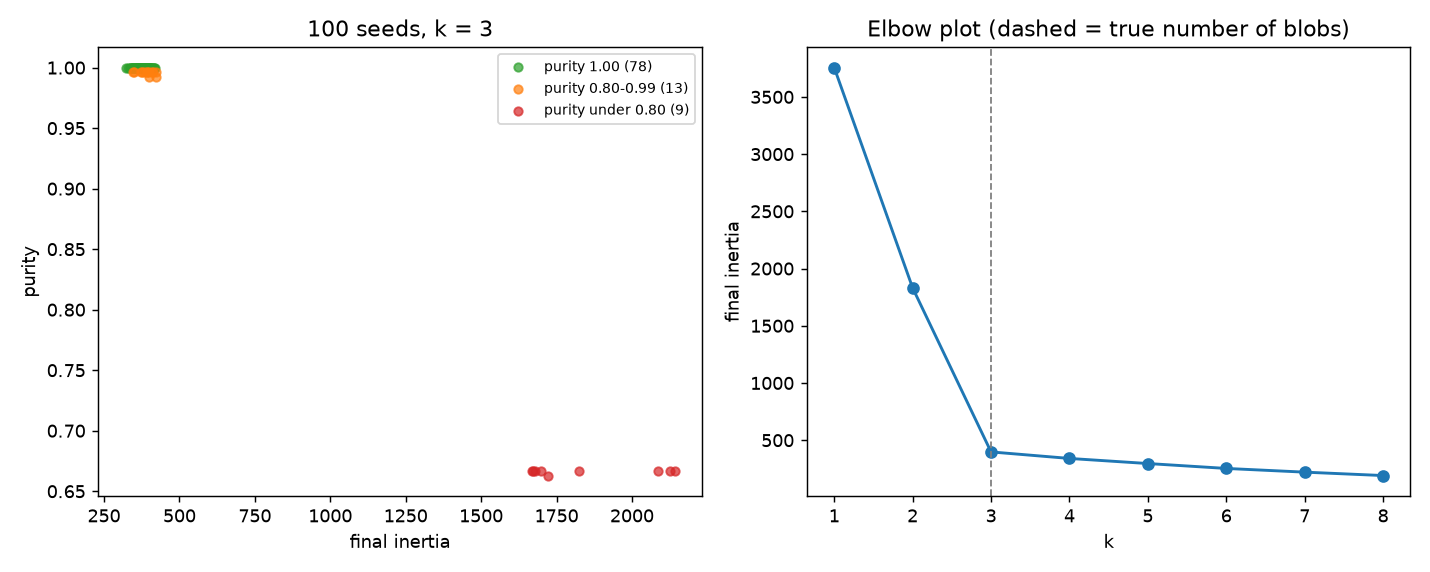

Source code (Python):
"""
05 — K-Means extras: the two "things to try" from the report.

Reuses the finished functions from 05_kmeans.py without changing them.

    uv run --with numpy --with matplotlib 05_kmeans_sweeps.py

1. Seed sweep: run k = 3 from seeds 0..99 and bucket the outcomes. Shows that
   random initialisation sometimes lands in the wrong valley, and that inertia
   (which needs no labels) exposes those runs.
2. k sweep: final inertia for k = 1..8, best of several restarts per k. Shows the
   elbow, and that inertia alone can never choose k because it always falls.
"""

import importlib.util
import pathlib
import numpy as np

# The filename starts with a digit, so a normal `import` will not work.
_path = pathlib.Path(__file__).with_name("05_kmeans.py")
_spec = importlib.util.spec_from_file_location("kmeans05", _path)
km = importlib.util.module_from_spec(_spec)
_spec.loader.exec_module(km)

N_SEEDS = 100
K_RANGE = range(1, 9)
RESTARTS = 10


def seed_sweep():
    rows = []
    for seed in range(N_SEEDS):
        rng = np.random.default_rng(seed)
        X, true_ids = km.make_data(rng)
        centroids, labels, history = km.fit_kmeans(X, km.DEFAULT_K, rng)
        rows.append((seed, history[-1], km.purity(true_ids, labels, km.DEFAULT_K)))
    return rows


def best_of(X, k, rng, restarts):
    """Run k-means several times and keep the lowest-inertia result."""
    best = None
    for _ in range(restarts):
        centroids, labels, history = km.fit_kmeans(X, k, rng)
        if best is None or history[-1] < best:
            best = history[-1]
    return best


def k_sweep():
    rng = np.random.default_rng(km.SEED)
    X, _ = km.make_data(rng)
    return [(k, best_of(X, k, rng, RESTARTS)) for k in K_RANGE]


def summarise_seeds(rows):
    buckets = {
        "purity 1.00": [r for r in rows if r[2] >= 0.9999],
        "purity 0.80-0.99": [r for r in rows if 0.80 <= r[2] < 0.9999],
        "purity under 0.80": [r for r in rows if r[2] < 0.80],
    }
    lines = [f"  {'bucket':<20}{'runs':>6}{'inertia range':>24}"]
    for name, rs in buckets.items():
        if rs:
            lo, hi = min(r[1] for r in rs), max(r[1] for r in rs)
            lines.append(f"  {name:<20}{len(rs):>6}{lo:>14.0f} ..{hi:>6.0f}")
        else:
            lines.append(f"  {name:<20}{0:>6}{'-':>24}")
    return buckets, "\n".join(lines)


def save_report(rows, buckets, ks, path="05_kmeans_sweeps_report.md"):
    bucket_rows = []
    for name, rs in buckets.items():
        if rs:
            rng_txt = f"{min(r[1] for r in rs):.0f} – {max(r[1] for r in rs):.0f}"
        else:
            rng_txt = "—"
        bucket_rows.append(f"| {name} | {len(rs)} | {rng_txt} |")
    bucket_rows = "\n".join(bucket_rows)

    bad = [r[0] for r in buckets["purity under 0.80"]]
    good_hi = max([r[1] for r in rows if r[2] >= 0.80])
    bad_lo = min([r[1] for r in rows if r[2] < 0.80], default=float("nan"))

    k_rows, prev = [], None
    for k, val in ks:
        drop = "—" if prev is None else f"{prev - val:.1f}"
        k_rows.append(f"| {k} | {val:.2f} | {drop} |")
        prev = val
    k_rows = "\n".join(k_rows)

    text = f"""# Homework 05 — K-Means extras

The two "things to try" from the main report, run with `05_kmeans_sweeps.py`. It
reuses the finished functions from `05_kmeans.py` unchanged.

## 1. Seed sweep — k = {km.DEFAULT_K}, seeds 0 to {len(rows) - 1}

Each seed generates its own dataset and its own random starting centroids.

| outcome | runs | final inertia range |
| --- | --- | --- |
{bucket_rows}

Collapsed seeds: {bad}.

The collapsed runs have inertia {bad_lo / good_hi:.1f}x or more above the worst good
run ({bad_lo:.0f} vs {good_hi:.0f}), so inertia separates them cleanly without
needing any labels. Inertia cannot catch the near misses, where a few boundary
points sit in the wrong cluster. Those look normal.

![seed sweep](05_kmeans_sweeps.png)

## 2. k sweep — k = 1 to {max(K_RANGE)}, best of {RESTARTS} restarts per k

| k | final inertia | drop from k-1 |
| --- | --- | --- |
{k_rows}

The elbow is at k = {len(km.TRUE_CENTERS)}, the true number of blobs: the big drops
stop there and every later step is small. Inertia still falls at every k, because
more clusters always fit better, so it cannot be minimised to choose k. The elbow
is read off the shape of the curve instead. Taking the best of several restarts at
each k keeps a bad initialisation from putting a kink in that curve.

## Takeaway

K-means can converge, correctly obeying its own rules, to the wrong answer, and a
single run never says so. Restarts plus inertia are how you catch it on real data.
"""
    with open(path, "w", encoding="utf-8") as f:
        f.write(text)
    print(f"  [report saved -> {path}]")


def main():
    print("=" * 64)
    print(f"  SEED SWEEP — k = {km.DEFAULT_K}, seeds 0..{N_SEEDS - 1}")
    print("=" * 64)
    rows = seed_sweep()
    buckets, table = summarise_seeds(rows)
    print(table)
    bad = [r[0] for r in buckets["purity under 0.80"]]
    print(f"\n  collapsed seeds: {bad}")
    print(f"  seed 31 purity : {rows[31][2]:.4f}  (the file's known failure)")

    print("\n" + "=" * 64)
    print(f"  K SWEEP — k = 1..{max(K_RANGE)}, best of {RESTARTS} restarts")
    print("=" * 64)
    ks = k_sweep()
    print(f"  {'k':>3}{'inertia':>12}{'drop from k-1':>16}")
    prev = None
    for k, val in ks:
        drop = "" if prev is None else f"{prev - val:.1f}"
        print(f"  {k:>3}{val:>12.2f}{drop:>16}")
        prev = val

    save_report(rows, buckets, ks)

    try:
        import matplotlib
        matplotlib.use("Agg")
        import matplotlib.pyplot as plt
    except ImportError:
        print("  [plots skipped — pip install matplotlib]")
        return

    fig, (ax1, ax2) = plt.subplots(1, 2, figsize=(11, 4.4))
    colors = {"purity 1.00": "tab:green", "purity 0.80-0.99": "tab:orange",
              "purity under 0.80": "tab:red"}
    for name, rs in buckets.items():
        if rs:
            ax1.scatter([r[1] for r in rs], [r[2] for r in rs], s=22, alpha=0.7,
                        c=colors[name], label=f"{name} ({len(rs)})")
    ax1.set_xlabel("final inertia"); ax1.set_ylabel("purity")
    ax1.set_title(f"{N_SEEDS} seeds, k = {km.DEFAULT_K}")
    ax1.legend(fontsize=8)

    ax2.plot([k for k, _ in ks], [v for _, v in ks], marker="o", lw=1.6)
    ax2.axvline(len(km.TRUE_CENTERS), ls="--", c="gray", lw=1)
    ax2.set_xlabel("k"); ax2.set_ylabel("final inertia")
    ax2.set_title("Elbow plot (dashed = true number of blobs)")

    fig.tight_layout(); fig.savefig("05_kmeans_sweeps.png", dpi=130); plt.close(fig)
    print("\n  [plot saved -> 05_kmeans_sweeps.png]")


if __name__ == "__main__":
    main()
